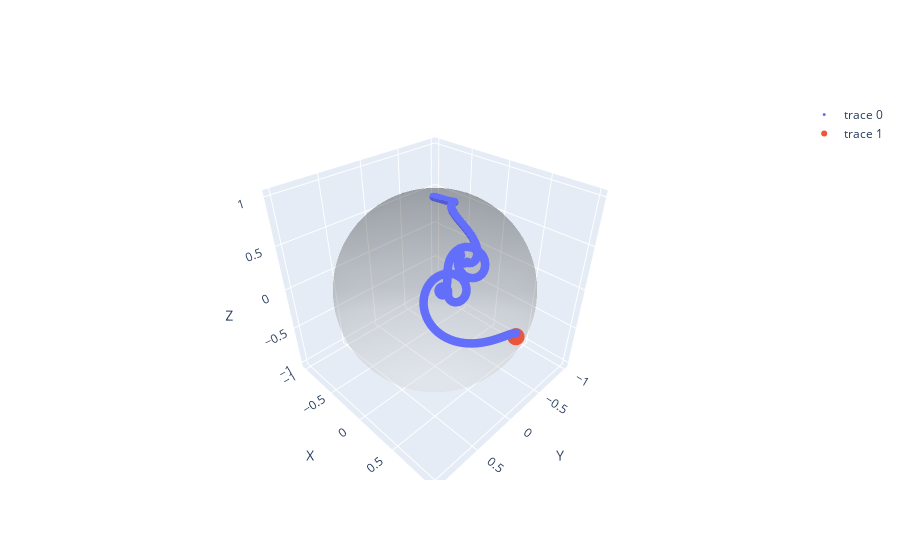
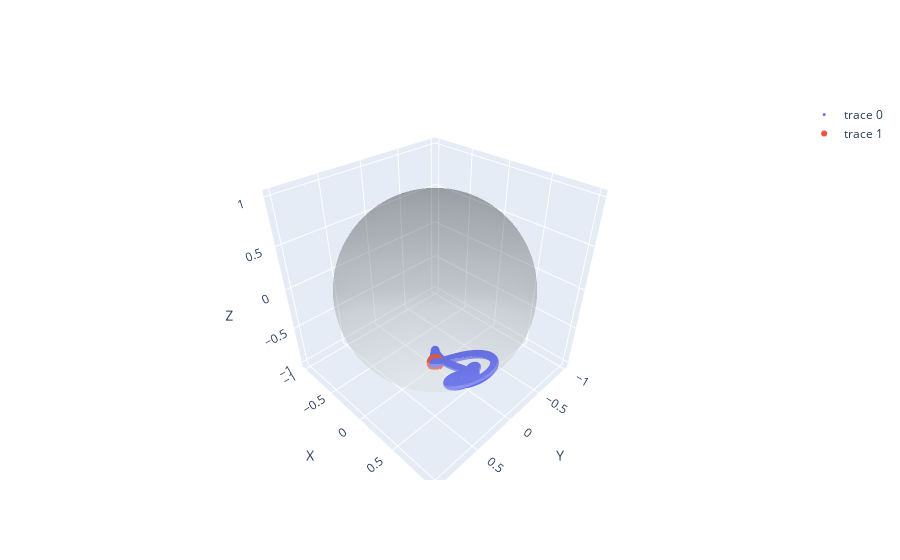

Notebook cell for these charts, in order:
### Code cell
for i in range(1,N+1):
    bloch_animation(i, evolve_rho(rho0, g, B_rf, phi, J, L, N, dispersive=isDispersive).detach().numpy(), rho_theoretical, plot=True, bloch_sphere=True)

### Figure 1 — Plotly figure (JSON) as saved in the notebook; plotly's stock layout.template omitted (floating-point values rounded to 4 significant figures; data arrays with more than 128 entries replaced by an {"elided": "..."} marker saying what was removed)
{"data": [{"marker": {"size": 3}, "mode": "markers", "type": "scatter3d", "x": {"elided": "999 float values"}, "y": {"elided": "999 float values"}, "z": {"elided": "999 float values"}}, {"marker": {"size": 6}, "mode": "markers", "type": "scatter3d", "x": [0], "y": [1], "z": [2.22e-16]}, {"colorscale": [[0, "rgb(255,255,255)"], [0.125, "rgb(240,240,240)"], [0.25, "rgb(217,217,217)"], [0.375, "rgb(189,189,189)"], [0.5, "rgb(150,150,150)"], [0.625, "rgb(115,115,115)"], [0.75, "rgb(82,82,82)"], [0.875, "rgb(37,37,37)"], [1, "rgb(0,0,0)"]], "opacity": 0.2, "showscale": false, "type": "surface", "x": {"elided": "100x100 float values"}, "y": {"elided": "100x100 float values"}, "z": {"elided": "100x100 float values"}}], "layout": {"scene": {"xaxis": {"title": {"text": "Y"}}, "yaxis": {"title": {"text": "X"}}, "zaxis": {"title": {"text": "Z"}}}}}

### Figure 2 — Plotly figure (JSON) as saved in the notebook; plotly's stock layout.template omitted (floating-point values rounded to 4 significant figures; data arrays with more than 128 entries replaced by an {"elided": "..."} marker saying what was removed)
{"data": [{"marker": {"size": 3}, "mode": "markers", "type": "scatter3d", "x": {"elided": "999 float values"}, "y": {"elided": "999 float values"}, "z": {"elided": "999 float values"}}, {"marker": {"size": 6}, "mode": "markers", "type": "scatter3d", "x": [0], "y": [0], "z": [-1]}, {"colorscale": [[0, "rgb(255,255,255)"], [0.125, "rgb(240,240,240)"], [0.25, "rgb(217,217,217)"], [0.375, "rgb(189,189,189)"], [0.5, "rgb(150,150,150)"], [0.625, "rgb(115,115,115)"], [0.75, "rgb(82,82,82)"], [0.875, "rgb(37,37,37)"], [1, "rgb(0,0,0)"]], "opacity": 0.2, "showscale": false, "type": "surface", "x": {"elided": "100x100 float values"}, "y": {"elided": "100x100 float values"}, "z": {"elided": "100x100 float values"}}], "layout": {"scene": {"xaxis": {"title": {"text": "Y"}}, "yaxis": {"title": {"text": "X"}}, "zaxis": {"title": {"text": "Z"}}}}}
